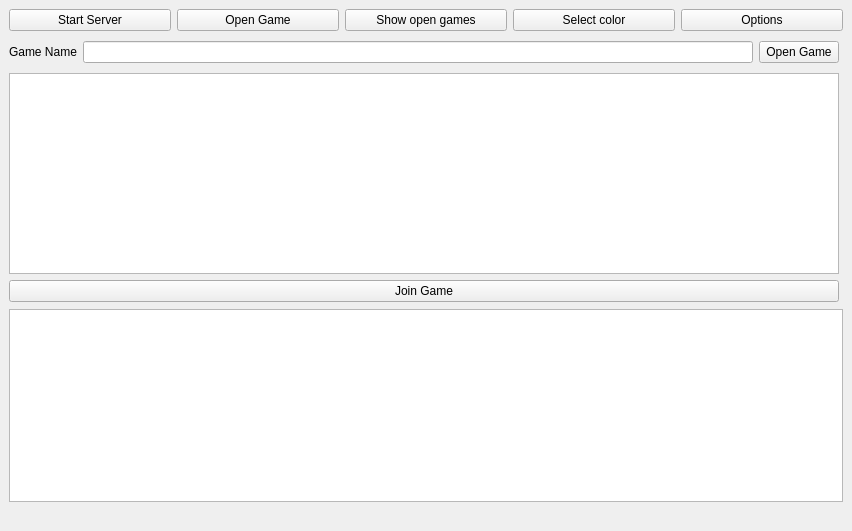
<?xml version="1.0" encoding="UTF-8"?>
<ui version="4.0">
 <class>MainWindow</class>
 <widget class="QMainWindow" name="MainWindow">
  <property name="geometry">
   <rect>
    <x>0</x>
    <y>0</y>
    <width>852</width>
    <height>531</height>
   </rect>
  </property>
  <property name="windowTitle">
   <string>Snake</string>
  </property>
  <widget class="QWidget" name="centralwidget">
   <layout class="QVBoxLayout" name="verticalLayout_2">
    <item>
     <layout class="QVBoxLayout" name="verticalLayout">
      <property name="sizeConstraint">
       <enum>QLayout::SetDefaultConstraint</enum>
      </property>
      <property name="bottomMargin">
       <number>0</number>
      </property>
      <item>
       <layout class="QHBoxLayout" name="horizontalLayout">
        <item>
         <widget class="QPushButton" name="push_button_start_server">
          <property name="text">
           <string>Start Server</string>
          </property>
         </widget>
        </item>
        <item>
         <widget class="QPushButton" name="push_button_open_new_game_dialog">
          <property name="text">
           <string>Open Game</string>
          </property>
         </widget>
        </item>
        <item>
         <widget class="QPushButton" name="push_button_open_games_dialog">
          <property name="text">
           <string>Show open games</string>
          </property>
         </widget>
        </item>
        <item>
         <widget class="QPushButton" name="push_button_color_select">
          <property name="text">
           <string>Select color</string>
          </property>
         </widget>
        </item>
        <item>
         <widget class="QPushButton" name="push_button_options">
          <property name="text">
           <string>Options</string>
          </property>
          <property name="checkable">
           <bool>true</bool>
          </property>
         </widget>
        </item>
       </layout>
      </item>
     </layout>
    </item>
    <item>
     <widget class="QWidget" name="widget_open_game" native="true">
      <property name="sizePolicy">
       <sizepolicy hsizetype="Preferred" vsizetype="Minimum">
        <horstretch>0</horstretch>
        <verstretch>0</verstretch>
       </sizepolicy>
      </property>
      <property name="minimumSize">
       <size>
        <width>0</width>
        <height>30</height>
       </size>
      </property>
      <widget class="QWidget" name="gridLayoutWidget_2">
       <property name="geometry">
        <rect>
         <x>0</x>
         <y>0</y>
         <width>830</width>
         <height>30</height>
        </rect>
       </property>
       <layout class="QGridLayout" name="grid_layout_open_game">
        <item row="1" column="1">
         <widget class="QLineEdit" name="line_edit_open_game">
          <property name="sizePolicy">
           <sizepolicy hsizetype="Expanding" vsizetype="Fixed">
            <horstretch>0</horstretch>
            <verstretch>0</verstretch>
           </sizepolicy>
          </property>
         </widget>
        </item>
        <item row="1" column="0">
         <widget class="QLabel" name="label_open_game">
          <property name="text">
           <string>Game Name</string>
          </property>
         </widget>
        </item>
        <item row="1" column="2">
         <widget class="QPushButton" name="push_button_open_game">
          <property name="text">
           <string>Open Game</string>
          </property>
         </widget>
        </item>
       </layout>
      </widget>
     </widget>
    </item>
    <item>
     <widget class="QWidget" name="widget_join_game" native="true">
      <property name="sizePolicy">
       <sizepolicy hsizetype="Preferred" vsizetype="Minimum">
        <horstretch>0</horstretch>
        <verstretch>0</verstretch>
       </sizepolicy>
      </property>
      <property name="minimumSize">
       <size>
        <width>0</width>
        <height>230</height>
       </size>
      </property>
      <widget class="QWidget" name="gridLayoutWidget">
       <property name="geometry">
        <rect>
         <x>0</x>
         <y>0</y>
         <width>830</width>
         <height>229</height>
        </rect>
       </property>
       <layout class="QGridLayout" name="grid_layout_join_game">
        <property name="sizeConstraint">
         <enum>QLayout::SetDefaultConstraint</enum>
        </property>
        <item row="1" column="0">
         <widget class="QTableView" name="open_games_table"/>
        </item>
        <item row="2" column="0">
         <widget class="QPushButton" name="push_button_join_game">
          <property name="text">
           <string>Join Game</string>
          </property>
         </widget>
        </item>
       </layout>
      </widget>
     </widget>
    </item>
    <item>
     <layout class="QVBoxLayout" name="verticalLayout_3">
      <property name="sizeConstraint">
       <enum>QLayout::SetDefaultConstraint</enum>
      </property>
      <property name="topMargin">
       <number>0</number>
      </property>
     </layout>
    </item>
    <item>
     <widget class="QGraphicsView" name="graphicsView">
      <property name="enabled">
       <bool>true</bool>
      </property>
      <property name="sizePolicy">
       <sizepolicy hsizetype="Minimum" vsizetype="Expanding">
        <horstretch>0</horstretch>
        <verstretch>0</verstretch>
       </sizepolicy>
      </property>
      <property name="frameShape">
       <enum>QFrame::StyledPanel</enum>
      </property>
      <property name="frameShadow">
       <enum>QFrame::Sunken</enum>
      </property>
      <property name="verticalScrollBarPolicy">
       <enum>Qt::ScrollBarAlwaysOff</enum>
      </property>
      <property name="horizontalScrollBarPolicy">
       <enum>Qt::ScrollBarAlwaysOff</enum>
      </property>
     </widget>
    </item>
    <item>
     <widget class="QLabel" name="label_fooder">
      <property name="text">
       <string/>
      </property>
     </widget>
    </item>
   </layout>
  </widget>
 </widget>
 <resources/>
 <connections/>
</ui>
